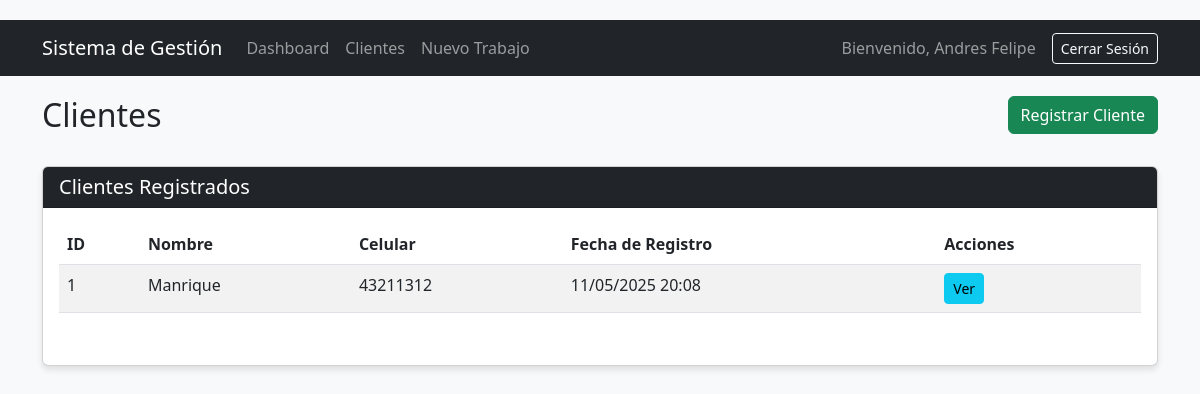
The app's page /clientes/ (signed in) with its own data.
### gestion_trabajos/models.py (models this page shows, shortened)
class Cliente(models.Model):
    nombre = models.CharField(max_length=100)
    celular = models.CharField(max_length=20)
    fecha_registro = models.DateTimeField(auto_now_add=True)

### gestion_trabajos/views.py (the view)
# urls.py: path('clientes/', views.lista_clientes, name='lista_clientes'),
@login_required
def lista_clientes(request):
    clientes = Cliente.objects.all().order_by('nombre')
    return render(request, 'gestion_trabajos/lista_clientes.html', {'clientes': clientes})

### templates/gestion_trabajos/lista_clientes.html (shortened to what this page needs)
{% extends 'base.html' %}
{% block content %}
<div class="row mb-4">
    <div class="col-md-8">
        <h2>Clientes</h2>
    </div>
    <div class="col-md-4 text-end">
        <a href="{% url 'registrar_cliente' %}" class="btn btn-success">Registrar Cliente</a>
    </div>
</div>
<div class="card">
    <div class="card-header bg-dark text-white">
        <h5 class="mb-0">Clientes Registrados</h5>
    </div>
    <div class="card-body">
        {% if clientes %}
        <div class="table-responsive">
            <table class="table table-striped table-hover">
                <thead>
                    <tr>
                        <th>ID</th>
                        <th>Nombre</th>
                        <th>Celular</th>
                        <th>Fecha de Registro</th>
                        <th>Acciones</th>
                    </tr>
                </thead>
                <tbody>
                    {% for cliente in clientes %}
                    <tr>
                        <td>{{ cliente.id }}</td>
                        <td>{{ cliente.nombre }}</td>
                        <td>{{ cliente.celular }}</td>
                        <td>{{ cliente.fecha_registro|date:"d/m/Y H:i" }}</td>
                        <td>
                            <a href="{% url 'detalle_cliente' cliente.id %}" class="btn btn-sm btn-info">Ver</a>
                        </td>
                    </tr>
                    {% endfor %}
                </tbody>
            </table>
        </div>
        {% else %}
        <div class="alert alert-info">
            No hay clientes registrados. <a href="{% url 'registrar_cliente' %}">Registrar un nuevo cliente</a>.
        </div>
        {% endif %}
    </div>
</div>
{% endblock %}

### templates/base.html (shortened to what this page needs)
<!DOCTYPE html>
<html lang="es">
<head>
    <link href="https://cdn.jsdelivr.net/npm/bootstrap@5.3.0-alpha1/dist/css/bootstrap.min.css" rel="stylesheet">
</head>
<body>
    {% if user.is_authenticated %}
    <nav class="navbar navbar-expand-lg navbar-dark bg-dark">
        <div class="container">
            <a class="navbar-brand" href="{% url 'dashboard' %}">Sistema de Gestión</a>
            <div class="collapse navbar-collapse" id="navbarNav">
                <ul class="navbar-nav me-auto">
                    <li class="nav-item">
                        <a class="nav-link" href="{% url 'dashboard' %}">Dashboard</a>
                    </li>
                    <li class="nav-item">
                        <a class="nav-link" href="{% url 'lista_clientes' %}">Clientes</a>
                    </li>
                    <li class="nav-item">
                        <a class="nav-link" href="{% url 'nuevo_trabajo' %}">Nuevo Trabajo</a>
                    </li>
                </ul>
                <span class="navbar-text me-3">
                    Bienvenido, {{ user.first_name|default:user.username }}
                </span>
                <a href="{% url 'logout' %}" class="btn btn-outline-light btn-sm">Cerrar Sesión</a>
            </div>
        </div>
    </nav>
    {% endif %}
    <div class="container">
        {% block content %}{% endblock %}
    </div>
</body>
</html>

### templates/base.html (style rules this page uses)
body { background-color: #f8f9fa; padding-top: 20px; }
.navbar { margin-bottom: 20px; }
.card { margin-bottom: 20px; box-shadow: 0 4px 6px rgba(0, 0, 0, 0.1); }
.table-responsive { margin-bottom: 20px; }

### records on screen
Cliente: id "1", nombre "Manrique", celular "43211312", fecha_registro "11/05/2025 20:08"

### other values on screen
{{ user.first_name|default:user.username }} "Andres Felipe"
